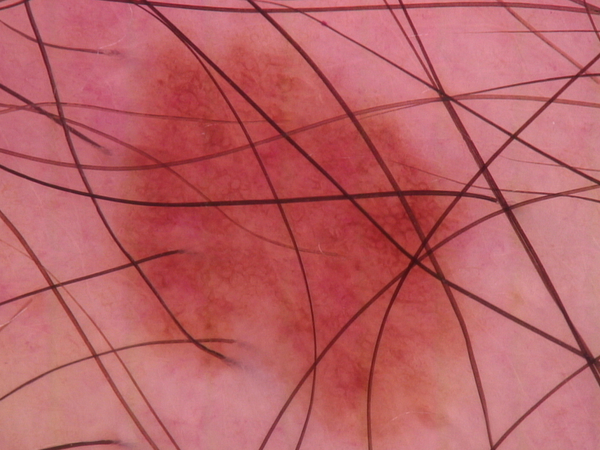
#> input picture nev00014.jpg, 600 x 450 px
$ python remove_hairs_bria.py
#> lines starting #> are read from the running program, lines starting #| are printed output that depends on the picture; after the words box and inside, x2 and y2 are one past the last pixel; in counts of white or black regions, pixels touching at a corner belong together
import cv2 as cv
import numpy as np

def main():
    img = cv.imread("nev00014.jpg")
#> img is the input picture: shape (450, 600, 3); mean B, G, R 101.2, 97.3, 185.6

    cv.imshow("Original image", img)
    cv.waitKey(0)
    cv.destroyAllWindows()

    marker = cv.morphologyEx(img, cv.MORPH_OPEN, cv.getStructuringElement(cv.MORPH_ELLIPSE, (41, 41)))
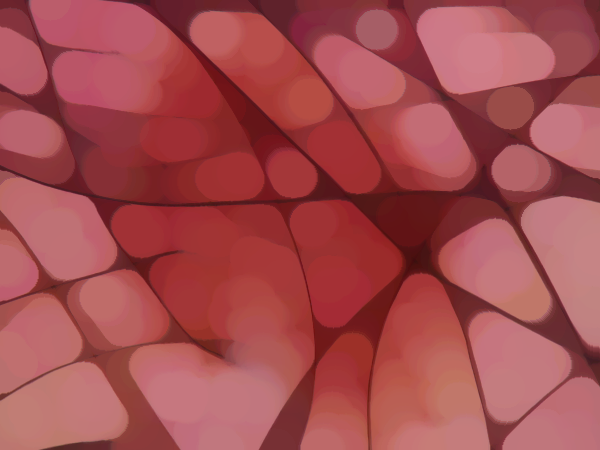
#> marker: shape (450, 600, 3); mean B, G, R 79.6, 76.3, 164.2

    cv.imshow("Marker", marker)
    cv.waitKey(0)
    cv.destroyAllWindows()

    mask = img.copy()
    marker_prev = np.zeros_like(marker)
    marker_channels = [np.zeros_like(marker)] * 3
    marker_prev_channels = [np.zeros_like(marker)] * 3

    while True:
        marker_prev = marker.copy()
        cv.split(marker_prev, marker_prev_channels)
        marker = cv.dilate(marker, cv.getStructuringElement(cv.MORPH_ELLIPSE, (3, 3)))
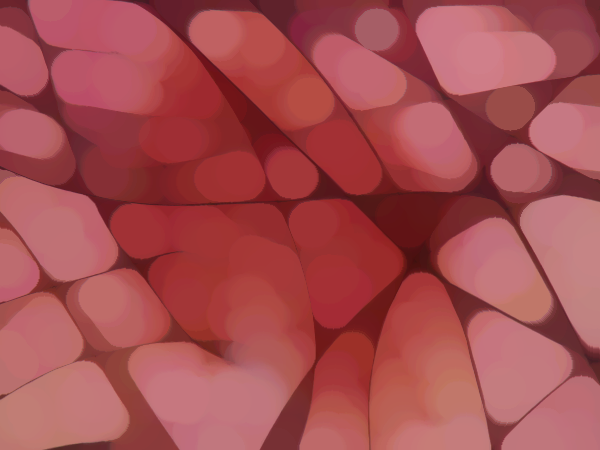
#> marker: shape (450, 600, 3); mean B, G, R 81.1, 77.8, 166.3
        cv.min(marker, mask, marker)
        cv.split(marker, marker_channels)
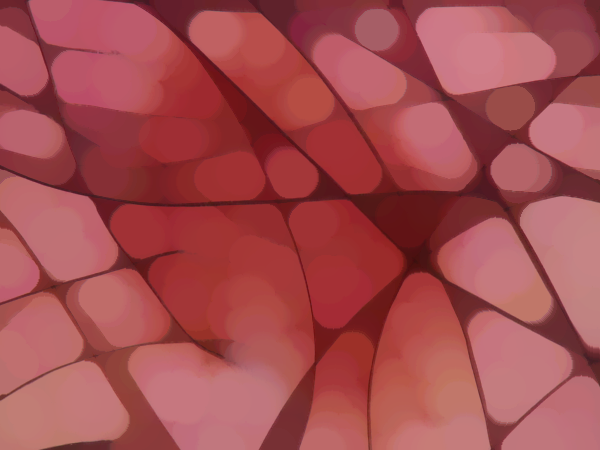
#> marker: shape (450, 600, 3); 9.37% of pixels changed, all inside (x1, y1, x2, y2) = (0, 0, 600, 450)

        cv.imshow("Reconstruction in progress", marker)
        key = cv.waitKey(10)
#> (key Esc is pressed here)
        if key == 27:  # Press 'Esc' to exit the loop
            break

    cv.destroyAllWindows()
    cv.imshow("Reconstruction result", marker)
    cv.waitKey(0)
    cv.destroyAllWindows()
    cv.imshow("Stars result", img - marker)
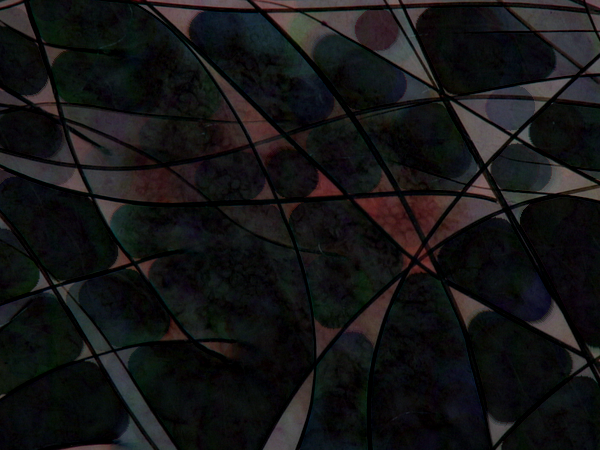
#> window 'Stars result': shape (450, 600, 3); mean B, G, R 20.8, 20.3, 20.5
    cv.waitKey(0)
    cv.destroyAllWindows()

if __name__ == "__main__":
    main()
